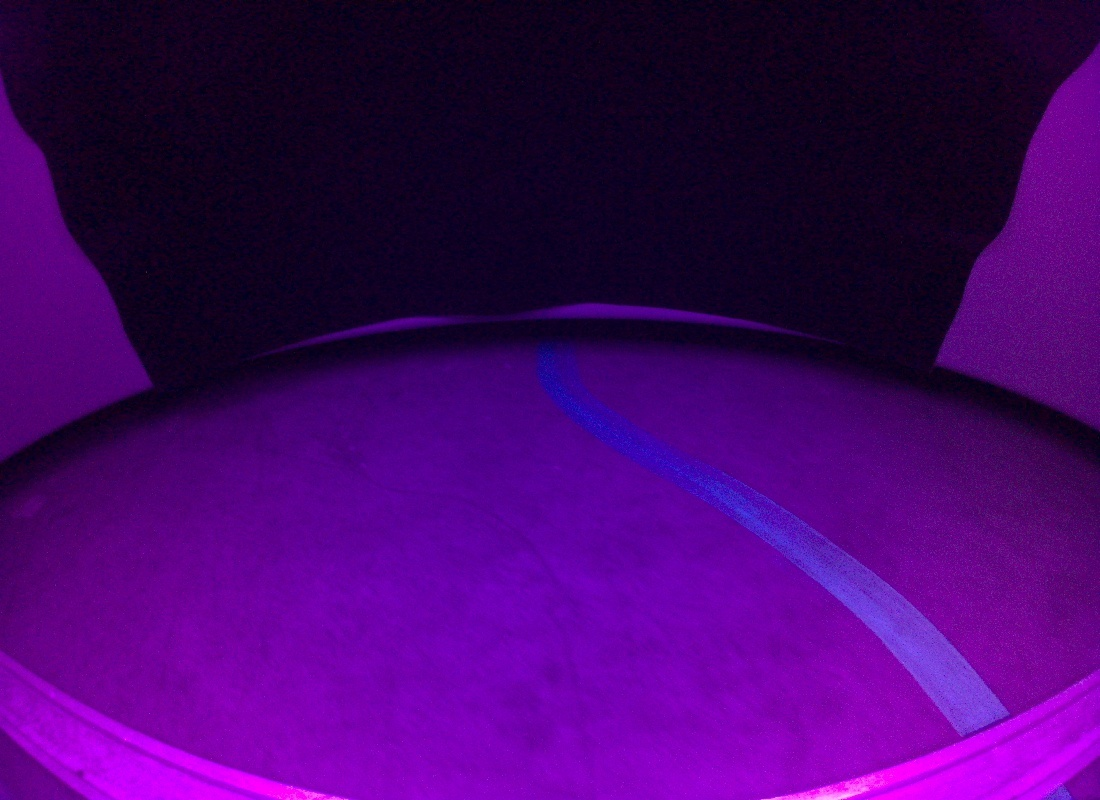
#> input picture imgs_saved/imgs1/118.jpg, 1100 x 800 px, given in place of 0.jpg, which was not available
$ python final_version_init.py
#> lines starting #> are read from the running program, lines starting #| are printed output that depends on the picture; after the words box and inside, x2 and y2 are one past the last pixel; in counts of white or black regions, pixels touching at a corner belong together; pictures that were not available may be replaced by others from this repository, and a replacement may not be noted
import cv2
import os
import matplotlib.pyplot as plt


# [35 lines left out: function plot_rgb, not called in this run]


def plot_two2(imgG, imgB, roi_start, roi_height, contoursG, contoursB, centerB, centerG, scalemain):
    if imgG is None or imgB is None:
        print("Error: One or both images are invalid.")
        return

    x_dim, y_dim = imgG.shape
    scale = 2.5
    x_dim_plot = int(x_dim / scale)
    y_dim_plot = int(y_dim / scale)
    # print("x_dim_plot:", x_dim_plot, "y_dim_plot:", y_dim_plot)

    # Convert grayscale images to BGR for visualization
    imgG = cv2.cvtColor(imgG, cv2.COLOR_GRAY2BGR)
    imgB = cv2.cvtColor(imgB, cv2.COLOR_GRAY2BGR)

    # Translate contours by applying an offset to the y-coordinate
    translated_contoursB = [contour + [0, roi_start] for contour in contoursB]
    translated_contoursG = [contour + [0, roi_start] for contour in contoursG]

    # Draw translated contours on the images
    cv2.drawContours(imgB, translated_contoursB, -1, (255, 0, 0), 2)
    cv2.drawContours(imgG, translated_contoursG, -1, (0, 255, 0), 2)

    # circle
    radius=3
    if centerB:
        cv2.circle(imgB, (centerB, int(roi_start+roi_height/2)), radius, (255, 0, 0), 10)

    if centerG:
        cv2.circle(imgG, (centerG, int(roi_start+roi_height/2)), radius, (0, 255, 0), 10)

    # Create named windows for resizing
    cv2.namedWindow("imgB", cv2.WINDOW_NORMAL)
    cv2.resizeWindow("imgB", y_dim_plot, x_dim_plot)
    cv2.moveWindow("imgB",0,0)
    cv2.imshow("imgB", imgB)

    cv2.namedWindow("imgG", cv2.WINDOW_NORMAL)
    cv2.resizeWindow("imgG", y_dim_plot, x_dim_plot)
    cv2.moveWindow("imgG",int(y_dim_plot*1.2),0)
    cv2.imshow("imgG", imgG)


def calculate_centroid(contours):
    centroids = []
    for cnt in contours:
        M = cv2.moments(cnt)
        if M['m00'] != 0:
            cx = int(M['m10'] / M['m00'])
            cy = int(M['m01'] / M['m00'])
            centroids.append((cx, cy))
        else:
            # If the area (m00) is zero, the centroid is undefined; skip or handle as needed
            print("Contour with zero area, centroid undefined.")
    return centroids


# [7 lines left out: function merge_thresh_image, not called in this run]


def calculate_average_x(centroids):
    if len(centroids) == 0:
        print("No centroids to calculate the average.")
        return None
    total_x = sum(cx for cx, cy in centroids)
    average_x = total_x / len(centroids)
    return int(average_x)


def go(path, display_time):

#> called with path = './imgs_saved/imgs1/', display_time = 0.1
    global centroB
    global centroG
    global weigthed_center

    if not os.path.exists(path):
        print(f"The path {path} does not exist.")
        return

    # Get all image files in the directory sorted by name
    images = sorted(os.listdir(path))

    for i in range(len(images)):
        img_name = f"{i}.jpg"
        img_full_path = os.path.join(path, img_name)

        # Skip if it's not an image file
        if not img_name.lower().endswith((".jpg", ".jpeg", ".png", ".bmp", ".tiff")):
            continue

        img = cv2.imread(img_full_path)
#> img is the input picture: shape (800, 1100, 3); mean B, G, R 104.6, 2.6, 68.8


        if img is None:
            print(f"Unable to load image: {img_full_path}")
            continue

        height,width,ch= img.shape
#> height = 800; width = 1100; ch = 3

        # print("image shape: h: ",height," w: ",width)


        # Calculate ROI dimensions
        roi_width = int(width * 1.0)  # 100% of the image width
#> roi_width = 1100
        roi_height = int(height * 0.15)  # 15% of the image height
#> roi_height = 120

        roi_start=int(height/100*65)
#> roi_start = 520

        # Calculate top-left and bottom-right corners of the rectangle
        top_left = (int((width - roi_width) // 2), roi_start)
#> top_left = (0, 520)
        # print(f"top_left: {top_left}")
        bottom_right = (top_left[0] + roi_width, top_left[1] + roi_height)
#> bottom_right = (1100, 640)
        # print(f"bottom_right: {bottom_right}")

        # Draw the rectangle (blue color, thickness 2)
        cv2.rectangle(img, top_left, bottom_right, (0, 0, 0), 1)
#> img: shape (800, 1100, 3); 0.26% of pixels changed, all inside (x1, y1, x2, y2) = (0, 520, 1100, 641)

        # split the image into BGR.
        imgB,imgG,imgR = cv2.split(img)
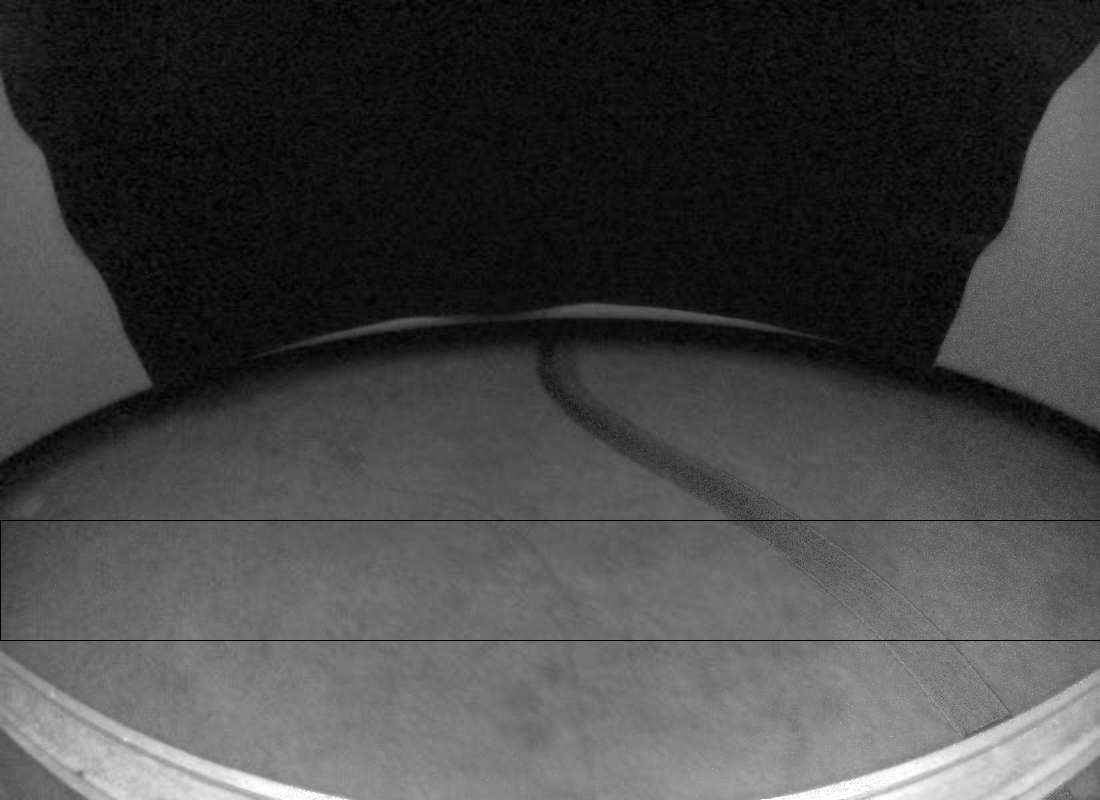
#> imgR: shape (800, 1100); min 0, max 255, mean 68.5

        # define the rois
        roiB = imgB[top_left[1]:bottom_right[1], top_left[0]:bottom_right[0]]
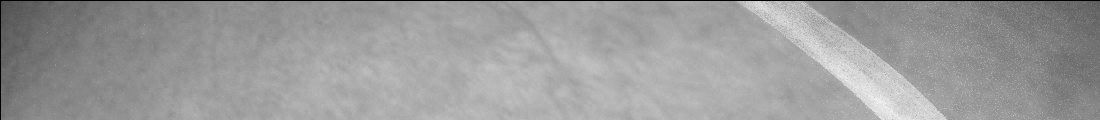
#> roiB: shape (120, 1100); min 0, max 244, mean 155.1
        roiG = imgG[top_left[1]:bottom_right[1], top_left[0]:bottom_right[0]]
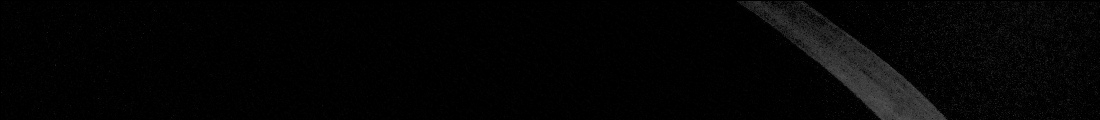
#> roiG: shape (120, 1100); min 0, max 87, mean 4.6


        # blurra le roi dei canali
        filter_size=25
        roiB = cv2.GaussianBlur(roiB,(filter_size,filter_size),0)
        roiG = cv2.GaussianBlur(roiG,(filter_size,filter_size),0)

        # Calculate the average color in each channel (BGR format)
        avgB = cv2.mean(roiB)[0]
#> avgB = 155.6
        avgG = cv2.mean(roiG)[0]
#> avgG = 4.63
        # avgR = cv2.mean(roiR)[0]
        # print(f"*avgB: {avgB} *avgG: {avgG} ")
        # max min
        (minValB, maxValB, _, _) = cv2.minMaxLoc(roiB)
#> minValB = 66; maxValB = 228
        (minValG, maxValG, _, _) = cv2.minMaxLoc(roiG)
#> minValG = 0; maxValG = 68
        # show this stuff
        # print(f"*maxValB: {maxValB} *maxValG: {maxValG} ")
        # print(f"*minValB: {minValB} *minValG: {minValG} ")


        # threshold. define the thresholds considering the min max and avg.

        Blue_thresh  = max (100,int(avgB*1.3))
#> Blue_thresh = 202
        Green_thresh = max(20,int(avgG*3))
#> Green_thresh = 20

        # probably there is no line in the image. do not detect a line

        if((maxValB-minValB)<50):
            Blue_thresh=255

        if((maxValG-minValG)<20):
            Green_thresh=255


        # Apply Otsu's Thresholding for each channel
        _, Bt = cv2.threshold(roiB, Blue_thresh, 255, cv2.THRESH_BINARY )
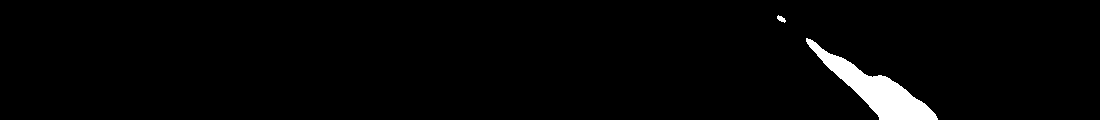
#> Bt: shape (120, 1100); 2.4% white; 2 white regions, box (x1, y1, x2, y2) and area: (806, 38, 938, 120) 3161, (777, 15, 786, 23) 40
        _, Gt = cv2.threshold(roiG, Green_thresh, 255, cv2.THRESH_BINARY )
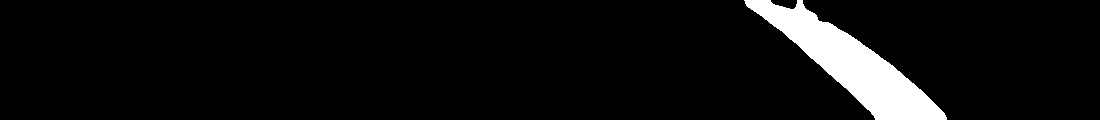
#> Gt: shape (120, 1100); 6.1% white; 1 white region


        # Detect contours for the blue threshold
        contoursB, _ = cv2.findContours(Bt, cv2.RETR_EXTERNAL, cv2.CHAIN_APPROX_SIMPLE)
#> contoursB = 2 contours; box (x1, y1, x2, y2) and area: (806, 38, 938, 120) 3022, (777, 15, 786, 23) 29
        # Detect contours for the green threshold
        contoursG, _ = cv2.findContours(Gt, cv2.RETR_EXTERNAL, cv2.CHAIN_APPROX_SIMPLE)
#> contoursG = 1 contour; box (x1, y1, x2, y2) and area: (744, 0, 947, 120) 7779


        # Define a minimum and maximum area threshold
        min_area = 200  # Adjust as needed
        max_area = 30000  # Adjust as needed

        # Filter contours by area for blue threshold with area printing
        filtered_contoursB = []
        for cnt in contoursB:
            area = cv2.contourArea(cnt)
            if min_area <= area <= max_area:
                filtered_contoursB.append(cnt)
#> this loop made 2 passes
#> area on passes 1 to 2: 3022, 29
#> after the loop, filtered_contoursB = 1 contour; box (x1, y1, x2, y2) and area: (806, 38, 938, 120) 3022

        # Filter contours by area for green threshold with area printing
        filtered_contoursG = []
        for cnt in contoursG:
            area = cv2.contourArea(cnt)
            if min_area <= area <= max_area:
                filtered_contoursG.append(cnt)
#> this loop made 1 pass
#> area on pass 1: 7779
#> after the loop, filtered_contoursG has the same summary as contoursG


        centroidsB = calculate_centroid(filtered_contoursB)
#> the loop in calculate_centroid, `for cnt in contours:` made 1 pass
#> (cx, cy) on pass 1: (876, 89)
#> after the loop in calculate_centroid, `for cnt in contours:`: centroids = [(876, 89)]
#> centroidsB = [(876, 89)]
        centroidsG = calculate_centroid(filtered_contoursG)
#> the loop in calculate_centroid (call 2), `for cnt in contours:` made 1 pass
#> (cx, cy) on pass 1: (851, 63)
#> centroidsG = [(851, 63)]


        # average position of the centroids that I find.
        avgB_c=calculate_average_x(centroidsB)
#> in calculate_average_x, `total_x = sum(cx for cx, cy in centroids)`: total_x = 876
#> avgB_c = 876
        avgG_c=calculate_average_x(centroidsG)
#> avgG_c = 851

        print("centroidsB: ",centroidsB," avg: ",avgB_c)
#| centroidsB:  [(876, 89)]  avg:  876
        print("centroidsG: ",centroidsG," avg: ",avgG_c)
#| centroidsG:  [(851, 63)]  avg:  851


        # modify the global centro variables if something has been detected
        if avgB_c:
            centroB = avgB_c
#> centroB = 876
        else:
            centroB = None

        if avgG_c:
            centroG = avgG_c
#> centroG = 851
        else:
            centroG = None

        if centroB and centroG:
            weigthed_center = int( (centroG * 0.8 + centroB * 0.2)  )
#> weigthed_center = 856
        elif centroB:
            weigthed_center = centroB
        elif centroG:
            weigthed_center = centroG


        cv2.circle(img, (weigthed_center, int(roi_start+roi_height/2)), 3, (0, 0, 255), 10)
#> img: shape (800, 1100, 3); mean B, G, R 104.1, 2.6, 68.6

        scale_img=1
        cv2.namedWindow("img", cv2.WINDOW_NORMAL)
        cv2.resizeWindow("img", int(width/scale_img), int(height/scale_img))
        cv2.moveWindow("img",0,0)
        cv2.imshow("img",img)


        # plot the 2 images together.
        plot_two2(imgG,imgB,roi_start,roi_height,filtered_contoursG,filtered_contoursB,centroB,centroG,scale_img)
#> in plot_two2, `translated_contoursB = [contour + [0, roi_start] for contour in contou..`: translated_contoursB = 1 item
#> in plot_two2, `cv2.drawContours(imgB, translated_contoursB, -1, (255, 0, 0), 2)`:
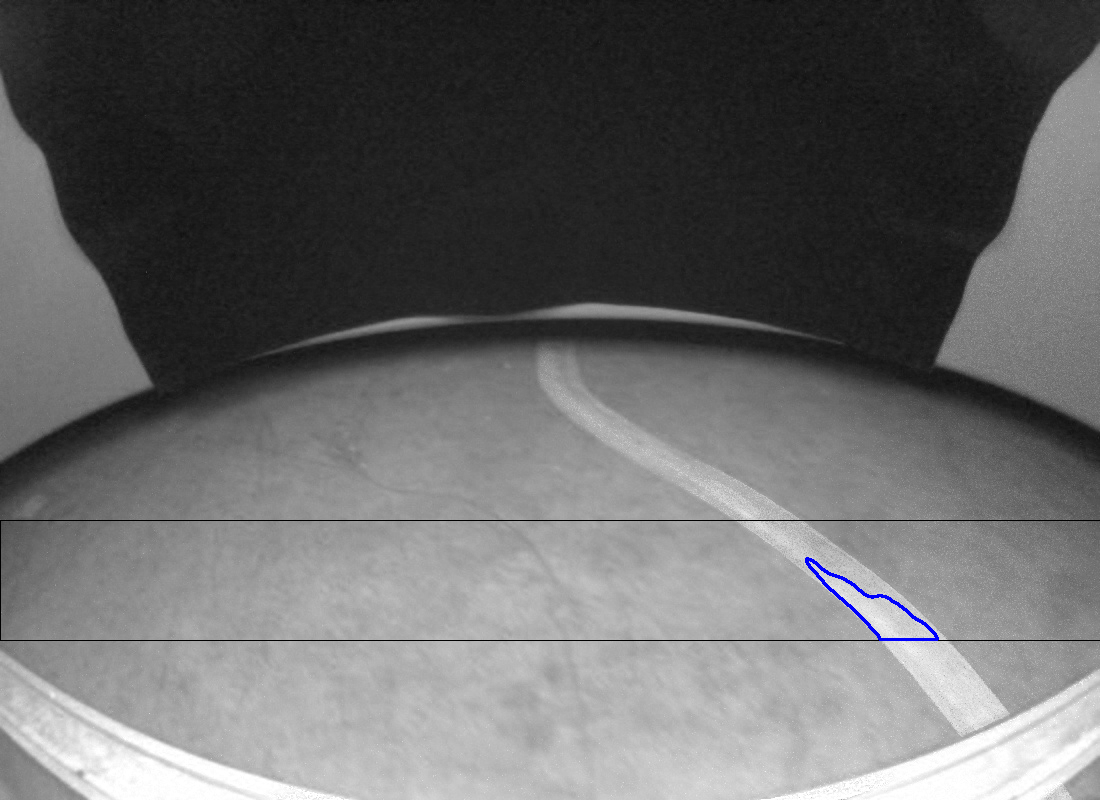
#> imgB: shape (800, 1100, 3); mean B, G, R 104.3, 103.9, 103.9
#> in plot_two2, `cv2.drawContours(imgG, translated_contoursG, -1, (0, 255, 0), 2)`:
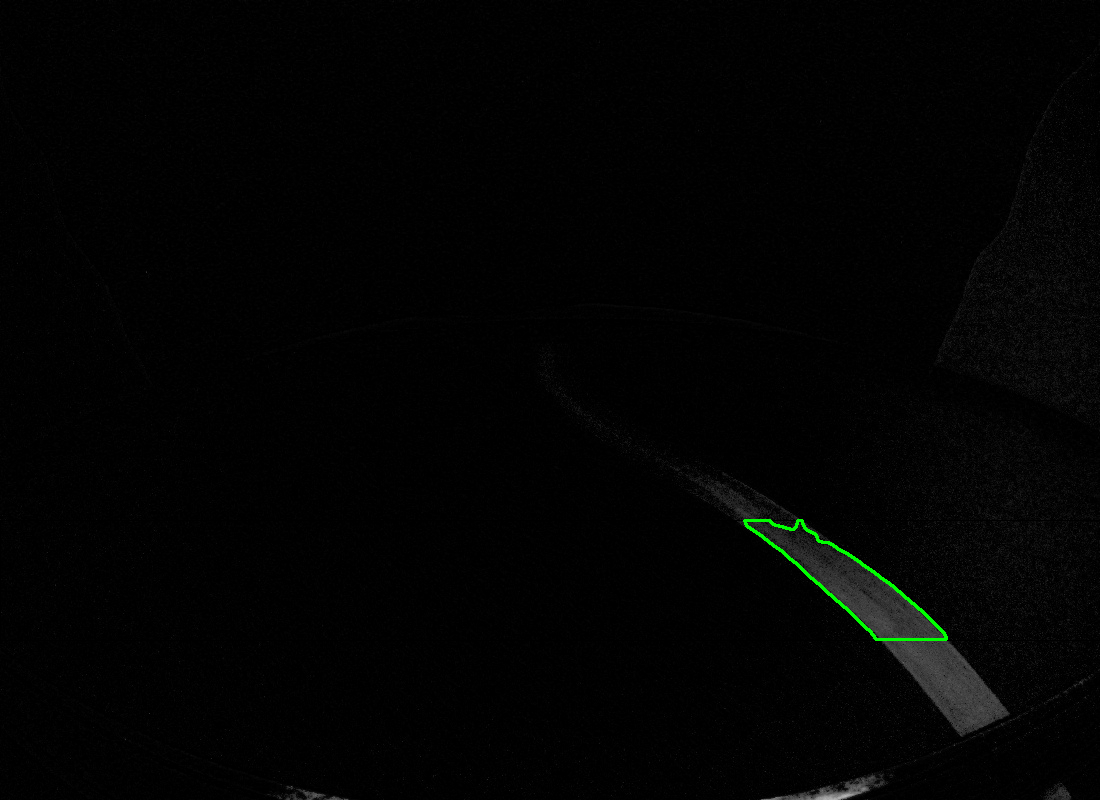
#> imgG: shape (800, 1100, 3); mean B, G, R 2.6, 3.1, 2.6
#> in plot_two2, `cv2.circle(imgB, (centerB, int(roi_start+roi_height/2)), radius, (255,..`: imgB: shape (800, 1100, 3); 0.03% of pixels changed, all inside (x1, y1, x2, y2) = (868, 572, 885, 589)
#> in plot_two2, `cv2.circle(imgG, (centerG, int(roi_start+roi_height/2)), radius, (0, 2..`: imgG: shape (800, 1100, 3); 0.03% of pixels changed, all inside (x1, y1, x2, y2) = (843, 572, 860, 589)


        # Wait for the specified time or until 'q' is pressed
        key = cv2.waitKey(int(display_time*100)) & 0xFF
#> (key q is pressed here)

        if key == ord('q'):
            print("Exiting...")
            break
        elif key == ord('s'):
            display_time *= 2
        elif key == ord('f'):
            display_time /= 2


    # Destroy all OpenCV windows after exiting the loop
    cv2.destroyAllWindows()


if __name__ == '__main__':
    # Path to the calibration image
    calib_path = "./imgs_saved/imgs1/calib.jpg"

    centroB=0
    centroG=0
    weigthed_center=0

    # Path to the directory containing images
    path = "./imgs_saved/imgs1/"
    go(path, 0.1)
